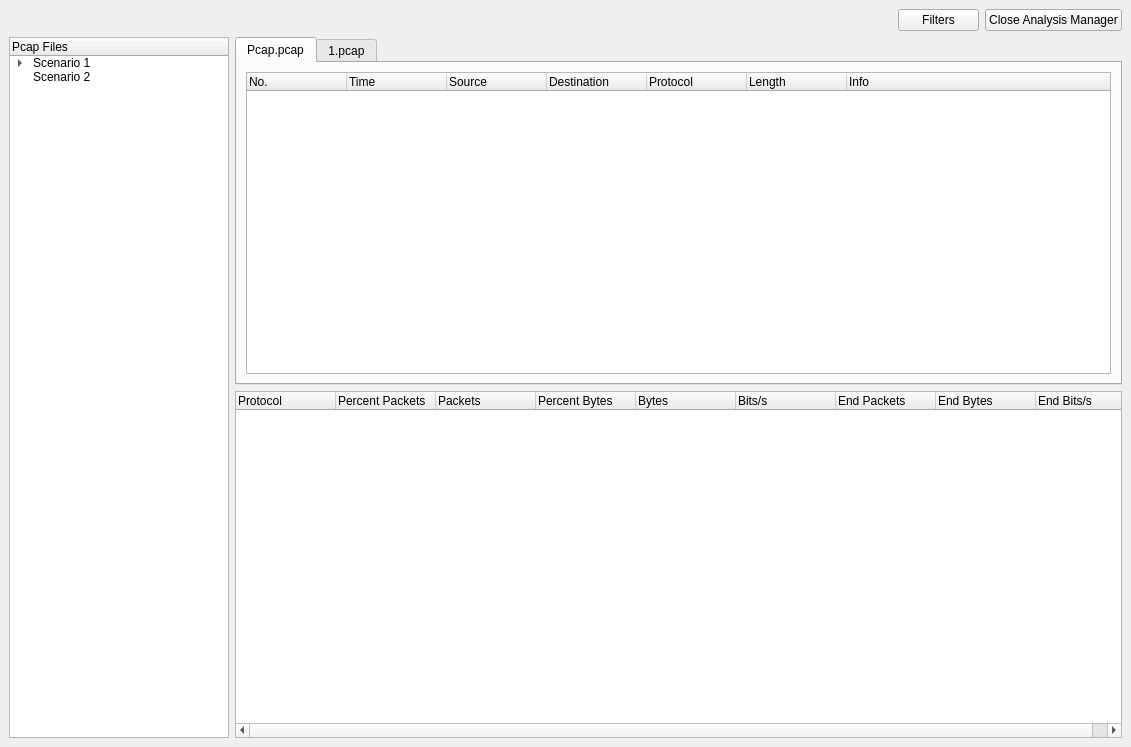
<?xml version="1.0" encoding="UTF-8"?>
<ui version="4.0">
 <class>AnalysisManagerWindow</class>
 <widget class="QMainWindow" name="AnalysisManagerWindow">
  <property name="geometry">
   <rect>
    <x>0</x>
    <y>0</y>
    <width>1131</width>
    <height>747</height>
   </rect>
  </property>
  <property name="minimumSize">
   <size>
    <width>812</width>
    <height>580</height>
   </size>
  </property>
  <property name="windowTitle">
   <string>Scan Detection System - Analysis Manager</string>
  </property>
  <widget class="QWidget" name="CentralLayout_analysisManagerWindow">
   <layout class="QGridLayout" name="gridLayout_2">
    <item row="1" column="0">
     <layout class="QHBoxLayout" name="centralSectionLayout_analysisManagerWindow">
      <item>
       <widget class="QTreeWidget" name="scenariosList_analysisManagerWindow">
        <property name="minimumSize">
         <size>
          <width>220</width>
          <height>0</height>
         </size>
        </property>
        <property name="maximumSize">
         <size>
          <width>220</width>
          <height>16777215</height>
         </size>
        </property>
        <column>
         <property name="text">
          <string>Pcap Files</string>
         </property>
        </column>
        <item>
         <property name="text">
          <string>Scenario 1</string>
         </property>
         <item>
          <property name="text">
           <string>Pcap File 1</string>
          </property>
         </item>
         <item>
          <property name="text">
           <string>Pcap File 2</string>
          </property>
         </item>
        </item>
        <item>
         <property name="text">
          <string>Scenario 2</string>
         </property>
        </item>
       </widget>
      </item>
      <item>
       <layout class="QVBoxLayout" name="scenariosLayout_analysisManagerWindow">
        <item>
         <layout class="QVBoxLayout" name="pcapsLayout_analysisManagerWindow">
          <item>
           <widget class="QTabWidget" name="pcapsTabWidget_analysisManagerWindow">
            <property name="currentIndex">
             <number>0</number>
            </property>
            <widget class="QWidget" name="Pcap_pcap">
             <attribute name="title">
              <string>Pcap.pcap</string>
             </attribute>
             <layout class="QGridLayout" name="gridLayout">
              <item row="0" column="0">
               <widget class="QTreeWidget" name="pcapList_analysisManagerWindow">
                <column>
                 <property name="text">
                  <string>No.</string>
                 </property>
                </column>
                <column>
                 <property name="text">
                  <string>Time</string>
                 </property>
                </column>
                <column>
                 <property name="text">
                  <string>Source</string>
                 </property>
                </column>
                <column>
                 <property name="text">
                  <string>Destination</string>
                 </property>
                </column>
                <column>
                 <property name="text">
                  <string>Protocol</string>
                 </property>
                </column>
                <column>
                 <property name="text">
                  <string>Length</string>
                 </property>
                </column>
                <column>
                 <property name="text">
                  <string>Info</string>
                 </property>
                </column>
               </widget>
              </item>
             </layout>
            </widget>
            <widget class="QWidget" name="pcap_1">
             <attribute name="title">
              <string>1.pcap</string>
             </attribute>
            </widget>
           </widget>
          </item>
         </layout>
        </item>
        <item>
         <layout class="QHBoxLayout" name="protocolStatsLayout_analysisManagerWindow">
          <item>
           <widget class="QTreeWidget" name="protocolStatsList_analysisManagerWindow">
            <column>
             <property name="text">
              <string>Protocol</string>
             </property>
            </column>
            <column>
             <property name="text">
              <string>Percent Packets</string>
             </property>
            </column>
            <column>
             <property name="text">
              <string>Packets</string>
             </property>
            </column>
            <column>
             <property name="text">
              <string>Percent Bytes</string>
             </property>
            </column>
            <column>
             <property name="text">
              <string>Bytes</string>
             </property>
            </column>
            <column>
             <property name="text">
              <string>Bits/s</string>
             </property>
            </column>
            <column>
             <property name="text">
              <string>End Packets</string>
             </property>
            </column>
            <column>
             <property name="text">
              <string>End Bytes</string>
             </property>
            </column>
            <column>
             <property name="text">
              <string>End Bits/s</string>
             </property>
            </column>
           </widget>
          </item>
         </layout>
        </item>
       </layout>
      </item>
     </layout>
    </item>
    <item row="0" column="0">
     <layout class="QHBoxLayout" name="buttonsLayout_analysisManagerWindow">
      <item>
       <spacer name="horizontalSpacerButtons_analysisManagerWindow">
        <property name="orientation">
         <enum>Qt::Horizontal</enum>
        </property>
        <property name="sizeHint" stdset="0">
         <size>
          <width>40</width>
          <height>20</height>
         </size>
        </property>
       </spacer>
      </item>
      <item>
       <widget class="QPushButton" name="filtersButton_analysisManagerWindow">
        <property name="toolTip">
         <string>New Project</string>
        </property>
        <property name="text">
         <string>      Filters      </string>
        </property>
       </widget>
      </item>
      <item>
       <widget class="QPushButton" name="closeAnalysisManager_analysisManagerWindow">
        <property name="text">
         <string>Close Analysis Manager</string>
        </property>
       </widget>
      </item>
     </layout>
    </item>
   </layout>
  </widget>
 </widget>
 <resources/>
 <connections/>
</ui>
